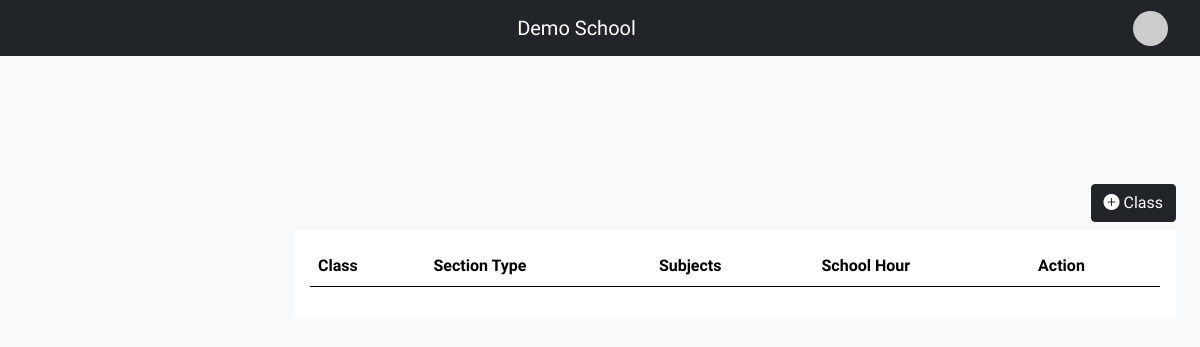
/dashboard/class (signed in), run on an earlier commit of the app's database.
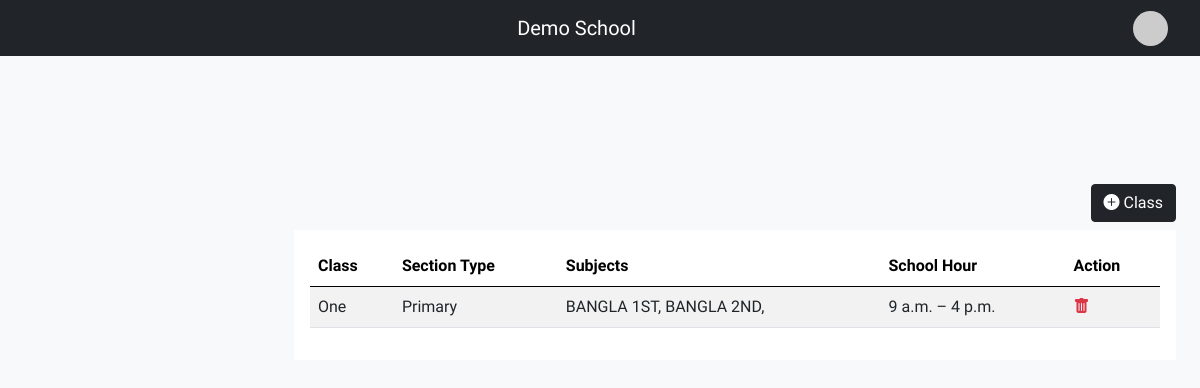
And on a later commit of the database.
### base/models.py (models this page shows)
class Class(models.Model):
  school = models.ForeignKey(User, on_delete=models.CASCADE, null=True, blank=True)
  name = models.CharField(max_length=50)
  type = models.CharField(max_length=100)
  subjects = models.ManyToManyField(Subject)
  start_time = models.TimeField(null=True, blank=True)
  end_time = models.TimeField(null=True, blank=True)

class Subject(models.Model):
  school = models.ForeignKey(User, on_delete=models.CASCADE, null=True, blank=True)
  name = models.CharField(max_length=200)
  code = models.CharField(max_length=200, null=True, blank=True)

### base/views.py (the view, shortened to what this page needs)
# urls.py: path('dashboard/class', class_info, name='class_info'),
def class_info(request):
  if request.GET.get('delete'):
    try:
      sl = Class.objects.get(school=request.user, id=request.GET.get('delete'))
      sl.delete()
    except:
      return redirect(dashboard)
  data = request.POST
  clas = Class.objects.filter(school=request.user).order_by('-id')
  return render(request, 'dashboard/clas.html', context={'clas':clas})

### base/context_processors.py (called while the page is built)
def get_subjects(r):
  context = {'subjects': Subject.objects.all()}
  return context

def get_classes(r):
  context = {'classes': Class.objects.filter(school__id=r.user.id)}
  return context

def get_years(r):
  context = {'years':Year.objects.all()}
  return context

### base/models.py (called while the page is built)
  def __str__(self):
    return self.name

### templates/dashboard/clas.html (shortened to what this page needs)
{% extends 'dashboard/dashboard.html' %}
{% block body %}
<div class="col-md-12">
<section class="vh-100">
 <div class="mt-5 d-lex h-75 justify-content-center align-items-center">
<div class="text-end">
<button type="button" class="btn btn-dark my-2" data-bs-toggle="modal" data-bs-target="#exampleModal">
  <i class="bi bi-plus-circle-fill"></i> Class
</button>
</div>
   <div class="card-body bg-white">
<table class="table table-striped">
  <thead>
    <tr>
      <th scope="col">Class</th>
      <th scope="col">Section Type</th>
     <th scope="col">Subjects</th>
      <th scope="col">School Hour</th>
      <th scope="col">Action</th>
    </tr>
  </thead>
  <tbody>
    {% for c in clas %}
    <tr>
      <td>{{c.name}}</td>
      <td>{{c.type}}</td>
      <td>{% for subject in c.subjects.all %}
        {{ subject.name}},
    {% endfor %}</td>
      <td>{{c.start_time}} – {{c.end_time}}</td>
      <td>
        <a href="/dashboard/class?delete={{c.id}}"><i class="text-danger bi bi-trash-fill"></i></a>
      </td>
    </tr>
    {% endfor %}
  </table>
        </div>
    </div>
  </section>
</div>
{% endblock %}

What changed in the data, as far as the page shows it:
added Class: name "One", type "Primary", start_time "9 a.m.", end_time "4 p.m."
now on this page (row unchanged): Subject: name "BANGLA 1ST"
now on this page (row unchanged): Subject: name "BANGLA 2ND"
